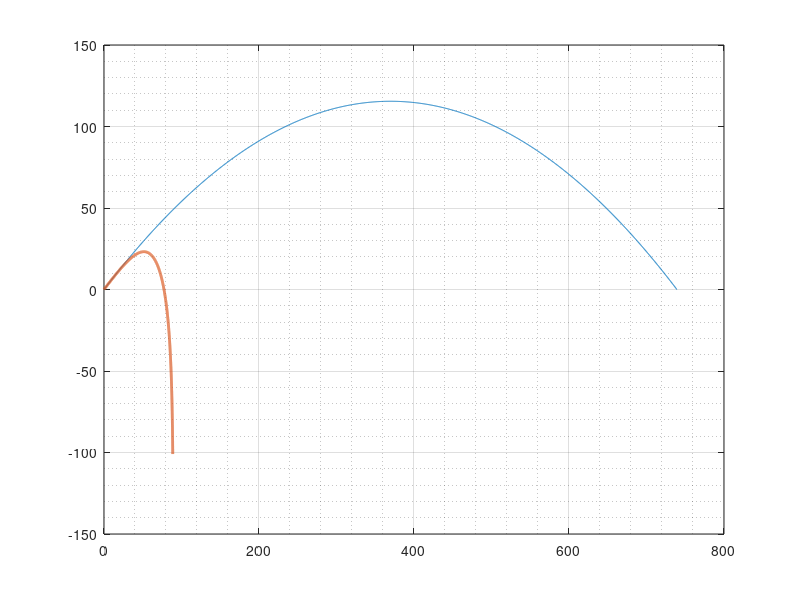

Recreate this plot in MATLAB. (Note: this script raises an error after producing the figure.)
%Ritvik Verma
%Project 2
%Phase 4
%Modelling a home run hit with air resistance
%Getting MATLAB to do the same as Excel by finding the height, range, 
%time taken, final speed and energy lost 

clear
clf

v0mph = 112;   % exit velocity in mph 
phi0deg = 32;    % launch angle in degrees 
C = input('Enter value for C: ');
m = 0.145;      %mass of the baseball in kg
A = 0.0042;     %cross-section area of baseball units in m^2
p = 1.225;      %density of air units in kg/m^3


x0 = 0;         %start coordinates of ball 
y0 = 0;
g = 10;     % gravitational constant in N/kg

mph2mps = 5280 * 12 * 2.54 / 100 / 3600;   % mph to m/s conversion
deg2rad = pi()/180;   % degrees to radians

v0 = v0mph * mph2mps;  
phi0 = phi0deg * deg2rad;

v0x = v0*cos(phi0);   % x-component of v0
v0y = v0*sin(phi0);   % y-component of v0

% ----- compute some useful characteristics of trajectory -----

tH = v0y/g;    % time to reach max. height
tLand = 2*tH;   % time to land (time of flight)

H = tH * v0y/2;   % max. height
R = v0x * tLand;   % range

m2ft = 3.28084;     %conversion constant from meter to ft

% ----- set up a time array, compute x(t), y(t) analytically -----

tmin = 0; 
tmax = tLand; 
N = 2000;   % intervals

t = linspace(tmin, tmax, N+1);   % time array, connects x(t) with y(t)

xt = (x0 + v0x*t)*m2ft;   
yt = (y0 + v0y*t - (1/2)*g*t.^2)*m2ft;   

% ----- numeric solution -----

dt = (tmax-tmin)/N;
y = zeros(1, N+1);   % initialize y(t)

y(1) = y0;
x(1) = x0;
vy = v0y;       %setting initial velocities and positions for x and y
vx = v0x;

D = 0.5*C*p*A; %positive constant in drag force

for n = 1:N   % stop at N
    v = sqrt(vx^2 + vy^2);
    Fnet_x = 0 - D*vx*v;     
    Fnet_y = -m*g - D*vy*v; 
    ax = Fnet_x/m;
    ay = Fnet_y/m;   
    y(n+1) = y(n) + vy*dt + (1/2)*ay*dt^2;
    vy = vy + ay*dt;
    x(n+1) = x(n) + vx*dt + (1/2)*ax*dt^2;
    vx = vx + ax*dt;
    
    if y(n)/y(n+1) <= 0
        time_of_flight_s = t(n); 
        xf = x(n);  %units here are in m
        vf = v;     %units here are m/s
    end
end

x_ft = x*m2ft;
y_ft = y*m2ft;

time_of_flight_s            %units in s
max_height_ft = max(y_ft)   %units in ft
range_ft = xf*m2ft          %units in ft
final_speed_mph = vf/mph2mps    %units in mph
energyLost_J = 0.5*m*(v0^2 - vf^2)  %units in J

%the time taken, range, and maximum height of the ball are the same as what
%was found in the excel file

if C == 0
    checkSum_y = sum(abs(y_ft-yt)) 
    checkSum_x = sum(abs(x_ft-xt))
end
%---------------plotting the trajectory---------------

plot(xt, yt, x_ft, y_ft,'LineWidth', 2) 
grid on
set(gca,'XMinorGrid','on');
set(gca,'YMinorGrid','on');
ax = gca; ax.FontSize = 16; 
ax.GridAlpha = 0.4;
ax.MinorGridAlpha = 0.5;

ylim([0 150])
title({'ECE 202, Project 2, Phase 4: Trajectory of a baseball', ...
    'drag vs without drag'}, 'FontSize', 22)
xlabel('x (ft)', 'FontSize', 18)   
ylabel('y (ft)', 'FontSize', 18)
str1 = sprintf('with drag and C = %g',C);
legend({'without drag', str1}, ...
    'FontSize', 18)


%I found this on the internet and this seemed to work correctly 
%xlswrite('p3_1.xlsx',[t(:),x_ft(:),y_ft(:)],'Sheet1')